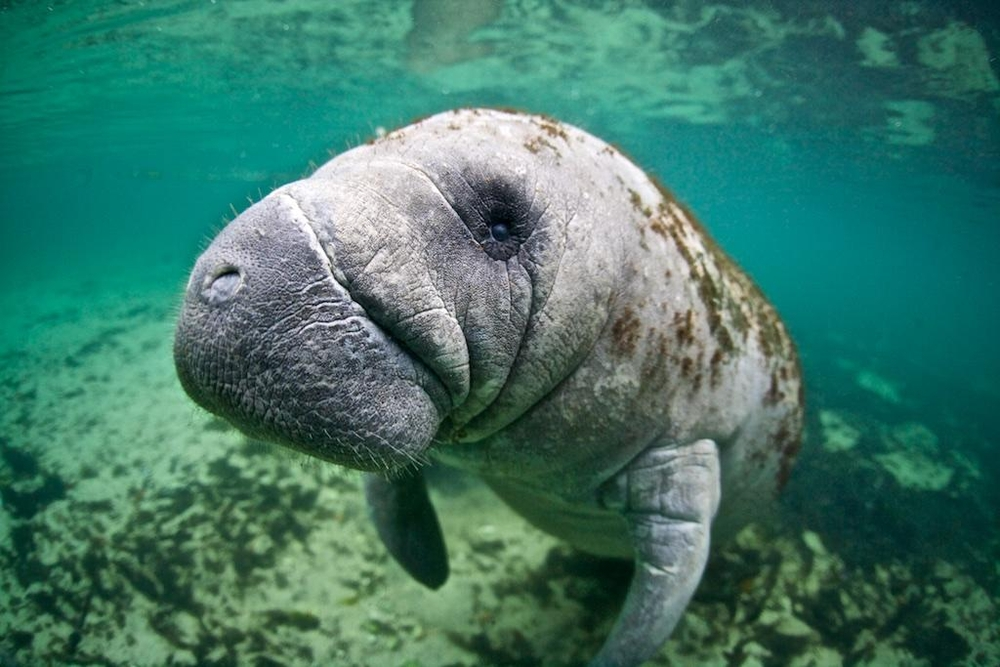
#> input picture examen_final/python/data/animal_extincion.jpg, 1000 x 667 px
$ jupyter execute examen_final_python.ipynb   (shell and % lines are left out)
#> lines starting #> are read from the running program, lines starting #| are printed output that depends on the picture; after the words box and inside, x2 and y2 are one past the last pixel; in counts of white or black regions, pixels touching at a corner belong together
# Examen final - Primer punto

En este punto utilizo OpenCV con la imagen del un Manatí (un animal en peligro de extinción) para aplicar varios filtros y operaciones morfológicas, y finalmente generar un GIF que muestre los resultados. La imagen del manatí tiene una piel arrugada en la naríz y un fondo difuso lo cual permite observar los efectos de los filtros y operaciones morfológicas aplicadas. También al ser una imagen submarina con vegetación, permite observar los efectos de la separación de canales de color.

## Importe de librerías necesarias

[cell 1]
import cv2
import numpy as np
import matplotlib.pyplot as plt

### 1. **Carga y visualización de una imagen (RGB) de un animal en via de extinción:**
   - Carga una imagen a color (RGB) desde archivo.
   - Muestra la imagen original en una figura.

[cell 2]
img_path = "data/animal_extincion.jpg"
img_bgr = cv2.imread(img_path)
#> img_bgr is the input picture: shape (667, 1000, 3); mean B, G, R 103.7, 118.4, 62.9
img_rgb = cv2.cvtColor(img_bgr, cv2.COLOR_BGR2RGB)
plt.figure(figsize=(5,5))
plt.imshow(img_rgb)
plt.axis("off")
plt.show()

### 2. **Filtros básicos:**
   Aplica los siguientes filtros a la imagen :
   - Suavizado / desenfoque
   - Realce de bordes

[cell 3]
# Suavizado Gaussiano
desfonque = cv2.GaussianBlur(img_rgb, (5, 5), 0)

# Detección de bordes
img_gray = cv2.cvtColor(desfonque, cv2.COLOR_RGB2GRAY)
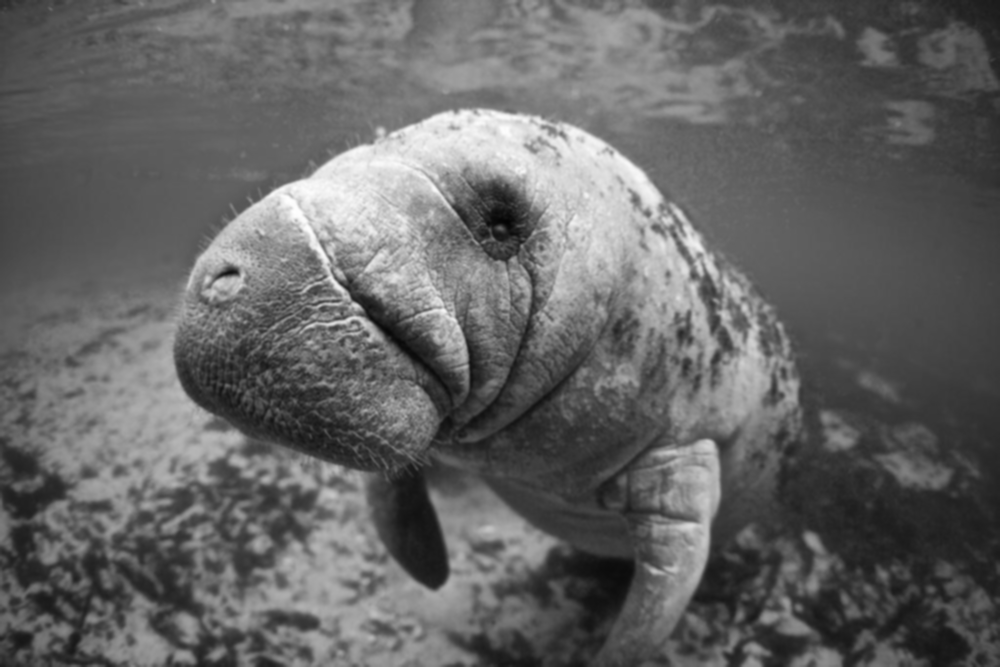
#> img_gray: shape (667, 1000); min 3, max 254, mean 100.1
bordes = cv2.Canny(img_gray, 100, 200)
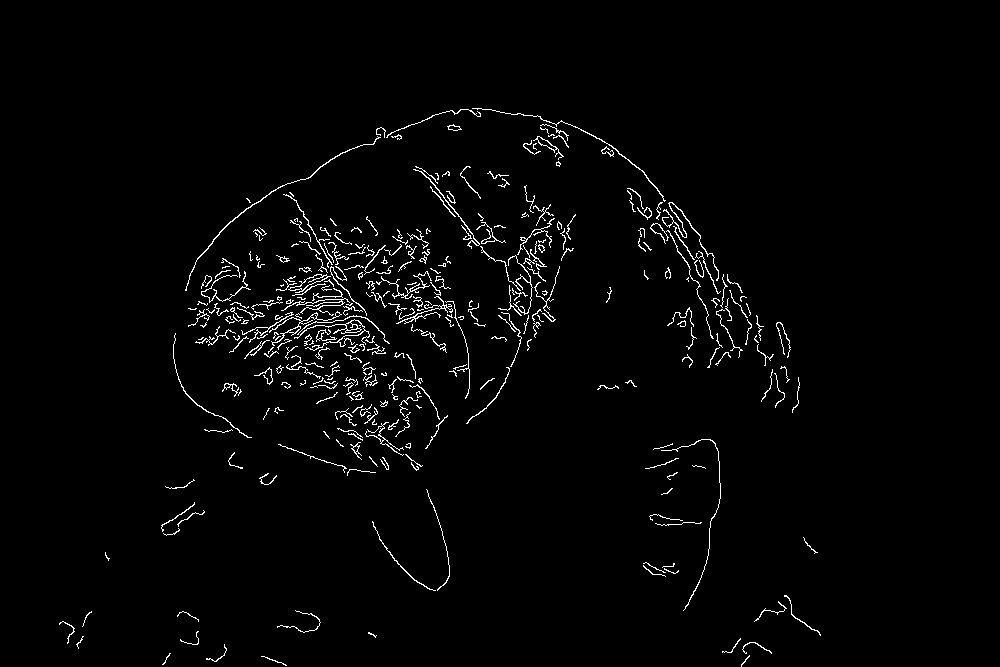
#> bordes: shape (667, 1000); 2.1% white in thin lines or dots, all inside (x1, y1, x2, y2) = (59, 108, 821, 667)

plt.figure(figsize=(15,5))
plt.subplot(1,3,1); plt.imshow(img_rgb); plt.title("Original"); plt.axis("off")
plt.subplot(1,3,2); plt.imshow(desfonque); plt.title("Suavizado (Gaussiano)"); plt.axis("off")
plt.subplot(1,3,3); plt.imshow(bordes, cmap="gray"); plt.title("Bordes (Canny)"); plt.axis("off")
plt.show()

Podemos observar del filtro gaussiano que el desenfoque es efectivo para reducir el ruido en la imagen, pero también puede suavizar detalles importantes.
De hecho, he utilizado el utilizado el tamaño de kernel (5,5) para un desenfoque moderaddo y esta imagen desenfocada es que se utiliza para la detección de bordes con el algoritmo Canny.

### 3. **Visualización de canales de color:**
   - Separa la imagen original en sus tres canales (R, G, B).
   - Muestra en una figura:
     - Los tres canales en escala de grises (cada canal por separado).
   - Explica brevemente qué estructuras se ven más claras u oscuras en cada canal y por qué.

[cell 4]
R, G, B = cv2.split(img_rgb)
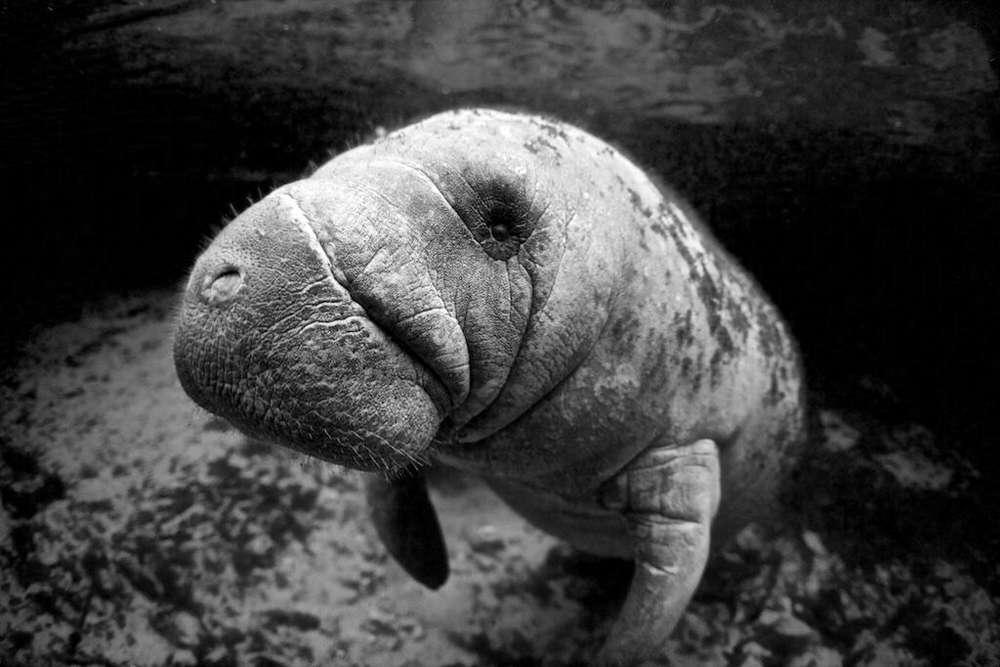
#> R: shape (667, 1000); min 0, max 255, mean 62.9
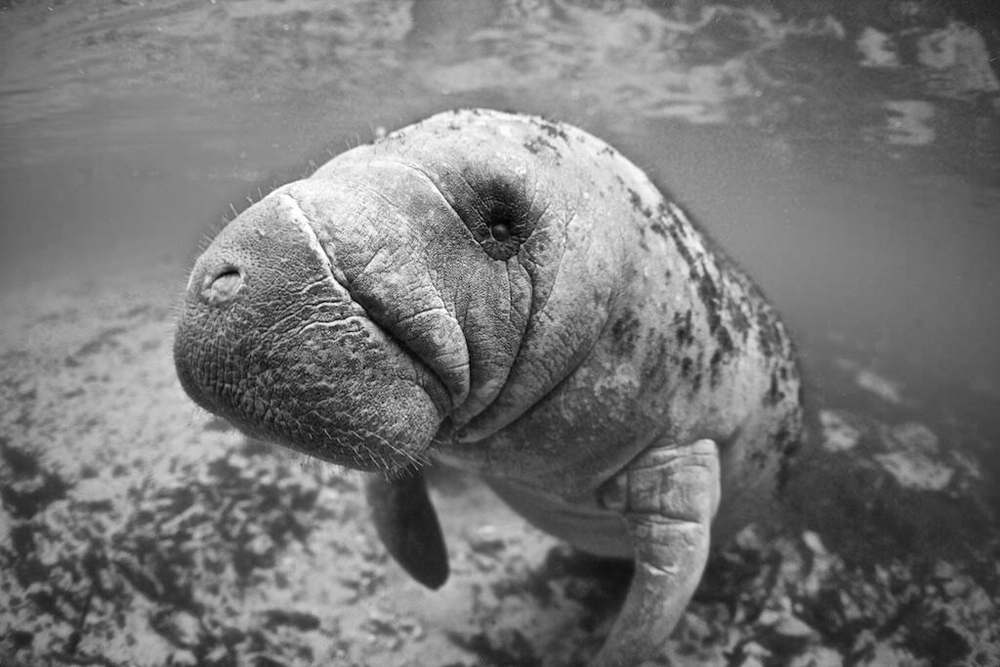
#> G: shape (667, 1000); min 0, max 255, mean 118.4
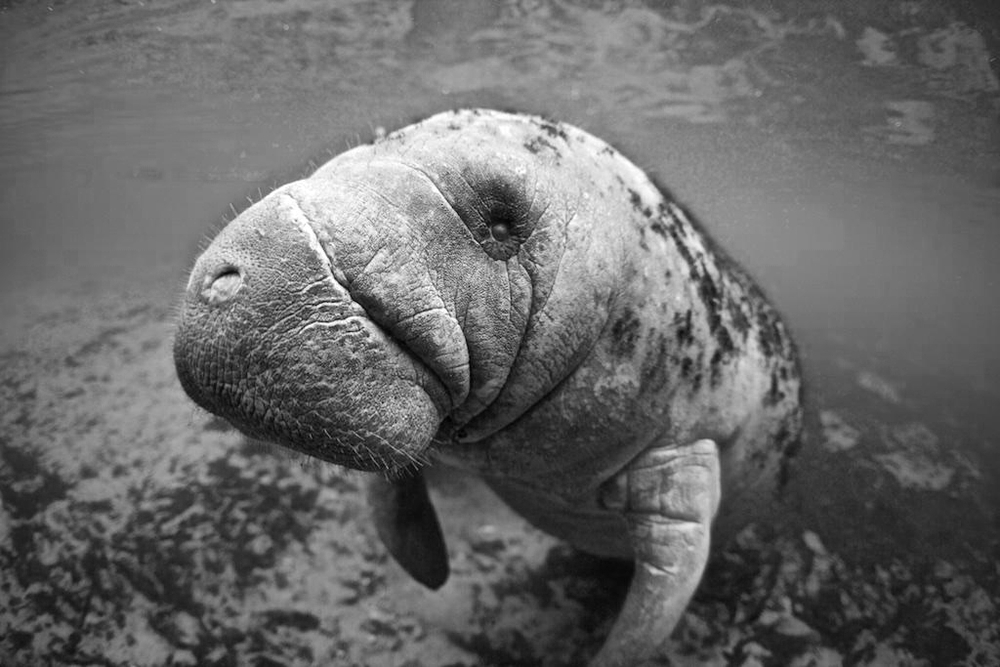
#> B: shape (667, 1000); min 0, max 255, mean 103.7

plt.figure(figsize=(15,5))
plt.subplot(1,3,1); plt.imshow(R, cmap="gray"); plt.title("Canal R"); plt.axis("off")
plt.subplot(1,3,2); plt.imshow(G, cmap="gray"); plt.title("Canal G"); plt.axis("off")
plt.subplot(1,3,3); plt.imshow(B, cmap="gray"); plt.title("Canal B"); plt.axis("off")
plt.show()

Podemos notar que el canal rojo es mayormente oscuro debido a que la imágen del manatí debajo del agua tiene predominancia de colores verdes y azules, mientras que el canal azul y verden son mas claros ya que hay muucha vegetación submarina además del agua misma.

### 4. **Operaciones morfológicas :**
   - Trabaja sobre una versión en escala de grises o binarizada de la imagen.
   - Aplica dos operaciones morfológicas diferentes

   - Muestra los resultados comparando:
     - Imagen original (o binarizada).
     - Imagen después de cada operación.
   - Explica brevemente que efecto tuvo la operación sobre la imagen

[cell 5]
threshold, binary = cv2.threshold(img_gray, 0, 255, cv2.THRESH_BINARY + cv2.THRESH_OTSU)
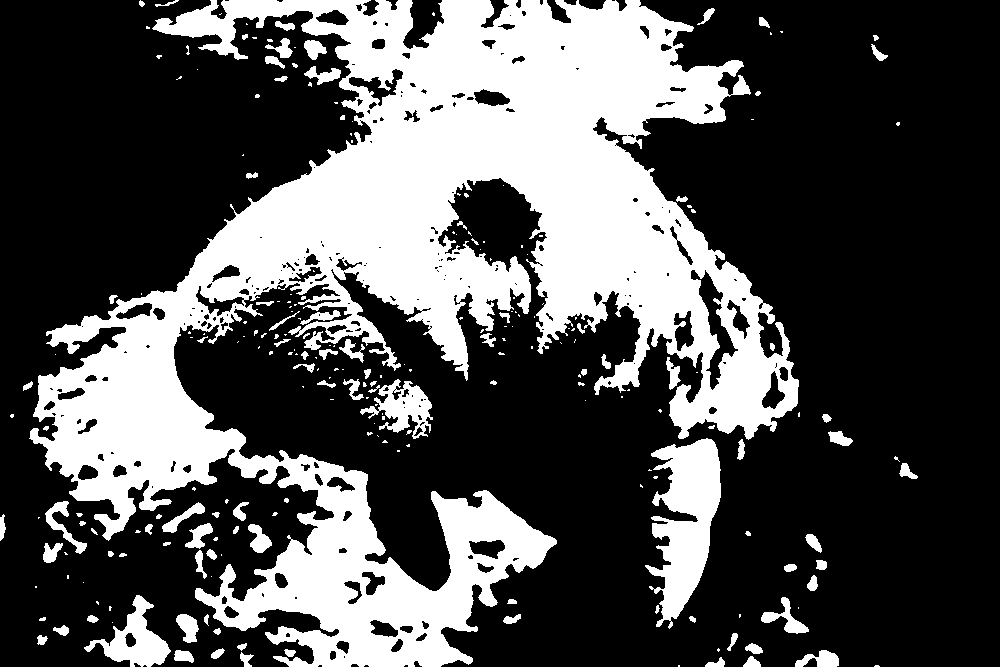
#> binary: shape (667, 1000); 31.9% white; 239 white regions (138 under 20 px), largest, box (x1, y1, x2, y2) and area: (29, 0, 799, 667) 188886, (645, 438, 721, 629) 7985, (84, 595, 171, 667) 2400
#> threshold = 114
print("Umbral óptimo (Otsu):", threshold)
#| Umbral óptimo (Otsu): 114.0

kernel_size = 10
kernel = np.ones((kernel_size, kernel_size), np.uint8)

opening = cv2.morphologyEx(binary, cv2.MORPH_OPEN, kernel)
#> opening: shape (667, 1000); 26.9% white; 41 white regions, largest, box (x1, y1, x2, y2) and area: (39, 0, 760, 518) 128258, (236, 472, 554, 667) 26392, (653, 440, 722, 618) 7312
closing = cv2.morphologyEx(binary, cv2.MORPH_CLOSE, kernel)
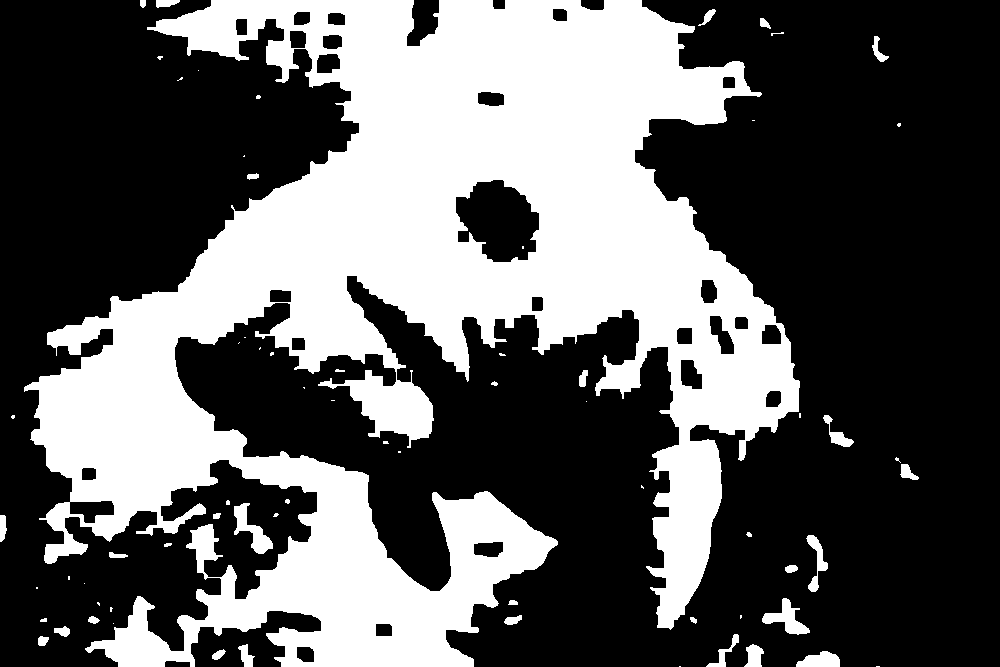
#> closing: shape (667, 1000); 36.7% white; 68 white regions (33 under 20 px), largest, box (x1, y1, x2, y2) and area: (24, 0, 800, 667) 238822, (234, 503, 273, 554) 772, (762, 598, 810, 635) 717

plt.figure(figsize=(15,5))
plt.subplot(1,3,1); plt.imshow(binary, cmap="gray"); plt.title("Binarizada"); plt.axis("off")
plt.subplot(1,3,2); plt.imshow(opening, cmap="gray"); plt.title("Apertura"); plt.axis("off")
plt.subplot(1,3,3); plt.imshow(closing, cmap="gray"); plt.title("Cierre"); plt.axis("off")
plt.show()

La función `cv2.threshold()` con `cv2.THRESH_OTSU` calcula automáticamente el valor óptimo de umbral (threshold) para binarizar la imagen en escala de grises. Esto separa la imagen en píxeles blancos (255) y negros (0) basándose en el histograma de intensidades.

https://en.wikipedia.org/wiki/Otsu%27s_method

El tamaño del kernel (10x10) determina qué tan agresivas son estas operaciones

Luego se aplican dos opetaciones morfológicas `cv2.morphologyEx()`:

1. **Apertura (Opening)**: Esta operación consiste en una erosión seguida de una dilatación. Elimina pequeños objetos y ruido blanco de la imagen, además de separar objetos conectados por regiones delgadas.

2. **Cierre (Closing)**: Esta operación consiste en una dilatación seguida de una erosión. Rellena pequeños agujeros negros en objetos blancos y conecta regiones cercanas.

### 5. **Animación:**
   - Genera una animación simple  o creando un GIF a partir de varios frames donde se vea:
     - La imagen original.
     - Los resultados de los filtros y/o operaciones morfológicas de forma secuencial.

[cell 6]
import imageio
from pathlib import Path

edges_rgb = cv2.cvtColor(bordes, cv2.COLOR_GRAY2RGB)
binary_rgb = cv2.cvtColor(binary, cv2.COLOR_GRAY2RGB)
opening_rgb = cv2.cvtColor(opening, cv2.COLOR_GRAY2RGB)
closing_rgb = cv2.cvtColor(closing, cv2.COLOR_GRAY2RGB)

frames = [
    img_rgb,
    desfonque,
    edges_rgb,
    binary_rgb,
    opening_rgb,
    closing_rgb
]

out_path = Path("gifs")
out_path.mkdir(parents=True, exist_ok=True)
gif_file = out_path / "punto1.gif"

imageio.mimsave(gif_file, frames, duration=5, loop=0, fps=1)

print("GIF guardado en:", gif_file)
